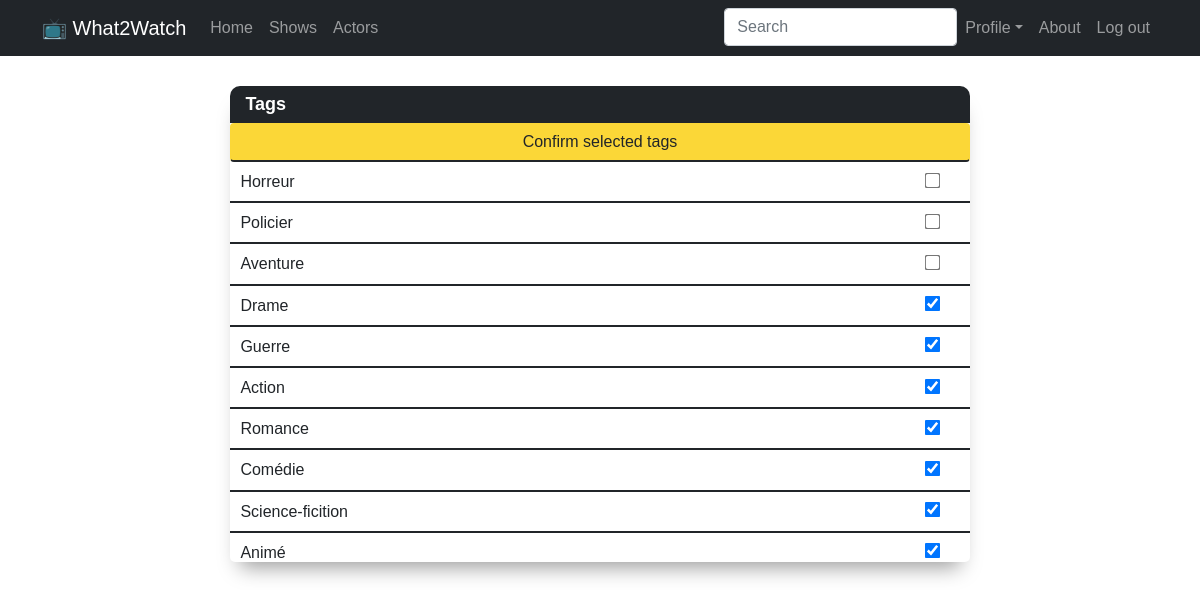
Screenshot of /en/profile/edit/1 with the database file from the repository.
### what2watch/models.py (models this page shows)
class Tag(models.Model):
    name = models.CharField(max_length=100)
    followers = models.ManyToManyField(User, blank=True)
    def __str__(self):
        return self.name

### what2watch/views.py (the view, shortened to what this page needs)
class ProfileEditView(DetailView):
    template_name = "profile/edit.html"
    model = User
    def get_context_data(self, **kwargs):
        result = super().get_context_data(**kwargs)
        result["tags"] = Tag.objects.all()
        result["followed_tags"] = Tag.objects.filter(followers=self.request.user.id)
        return result

### templates/profile/edit.html (shortened to what this page needs)
{% extends 'base.html' %}
{% load static %}
{% load i18n %}
{% block content %}
    {% if not user.is_authenticated %}
        <div class="alert alert-warning" role="alert">{% trans "You are not logged in." %}</div>
    {% else %}
        <section class="generic-infos">
            <div class="panels d-flex">
                <section class="panel tags">
                    <header>{% trans 'Tags' %}</header>
                    <form method="post">
                        <button class="w-100 btn btn-md btn-main-color" type="submit">{% trans 'Confirm selected tags' %}</button>
                        <ul>
                            {% if tags %}
                                {% for tag in tags %}
                                    <li class="d-flex flex-row justify-content-between">
                                        <h1>{{ tag }}</h1>
                                        <div>
                                            <input type="checkbox" name="tags_followed[]" value="{{ tag.id }}"
                                            {% for followed_tag in followed_tags %}
                                                {% if tag.id == followed_tag.id %}
                                                    checked
                                                {% endif %}
                                            {% endfor %}
                                            >
                                        </div>
                                    </li>
                                {% endfor %}
                            {% else %}
                                <li class="separator">📺 {% trans 'There are no tags yet' %}</li>
                            {% endif %}
                        </ul>
                    </form>
                </section>
            </div>
        </section>
    {% endif %}
{% endblock %}

### what2watch/static/css/style.css (style rules this page uses)
body { margin: 0; padding: 0; font-family: Arial, Helvetica, sans-serif; }
ul { padding: 0; margin: 0; }
li { list-style-type: none; }
h1, h2, h3, h4, h5, h6 { margin: 0; font-weight: inherit; font-size: inherit; }
.btn-main-color { background-color: #fbd737; }
* { transition: 0.2s; }
main .panels { flex-flow: row; justify-content: space-around; padding: 40px; }
@media screen and (max-width: 1200px) { main .panels { flex-flow: column; } }
main .panels .panel { width: 45%; -webkit-box-shadow: 0px 15px 20px -10px rgba(0, 0, 0, 0.4); -moz-box-shadow: 0px 15px 20px -10px rgba(0, 0, 0, 0.4); box-shadow: 0px 15px 20px -10px rgba(0, 0, 0, 0.4); height: fit-content; border-radius: 0 0 5px 5px; }
@media screen and (max-width: 1200px) { main .panels .panel { width: 70%; margin: auto; } }
main .panels .panel header { font-size: 18px; font-weight: bold; border-radius: 10px 10px 0 0; padding: 5px 15px; background-color: #212529; color: #FFF; }
main .panels .panel ul { max-height: 400px; overflow: auto; border-radius: 0 0 10px 10px; }
main .panels .panel ul li { border-bottom: 2px solid #212529; }
main .generic-infos { padding: 30px; }
main .generic-infos .panels { padding: 0 0 60px 0; padding: 0 0 60px 0; }
main .generic-infos .panels .btn-main-color { border-bottom: #212529 solid 2px; }
main .generic-infos .tags h1 { width: 90%; padding: 10px; }
main .generic-infos .tags div { width: 10%; text-align: center; margin: auto; }
main .generic-infos .tags div input { transform: scale(1.2); }

### rows the page displays
Tag: name "Horreur"
Tag: name "Policier"
Tag: name "Aventure"
Tag: name "Drame", id "☑"
Tag: name "Guerre", id "☑"
Tag: name "Action", id "☑"
Tag: name "Romance", id "☑"
Tag: name "Comédie", id "☑"
Tag: name "Science-ficition", id "☑"
Tag: name "Animé", id "☑"
